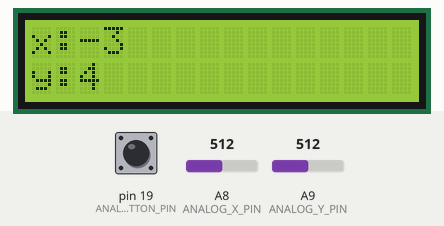
Recording of a sketch running on a simulated Arduino Mega 2560, built with avr-gcc and run on an emulated ATmega2560. Parts: 16×2 character LCD. The inputs (shaded band) are chosen by the test bench; at power-on: A9 (ANALOG_Y_PIN) = 512, A8 (ANALOG_X_PIN) = 512, pin 19 (ANALOG_BUTTON_PIN) HIGH. What the sketch prints to the serial monitor is not drawn.

Above: at 1.2 s.
1.3 s: A9 (ANALOG_Y_PIN) set to 306
At 2.7 s:
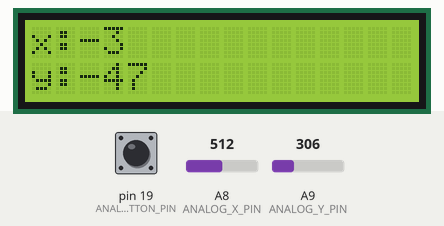
3.0 s: A8 (ANALOG_X_PIN) set to 716
At 3.4 s:
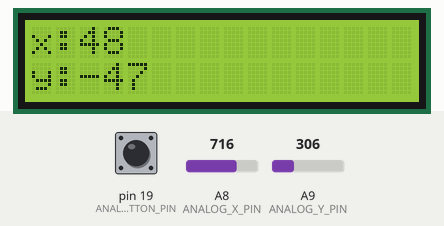
4.6 s: A9 (ANALOG_Y_PIN) set to 90
At 5.2 s:
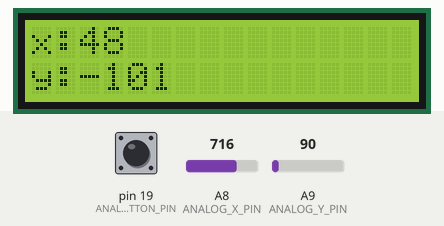
6.2 s: A9 (ANALOG_Y_PIN) set to 511
At 6.6 s:
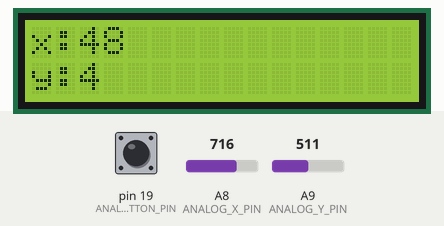
9.2 s: A8 (ANALOG_X_PIN) set to 900
At 10.7 s:
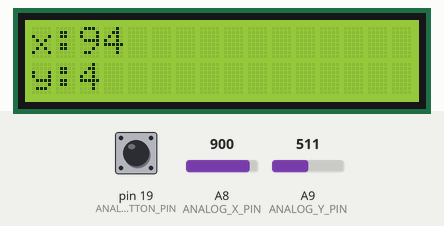
Timing chart, 0 to 12.2 s (numbered marks = the images above; inputs shaded):
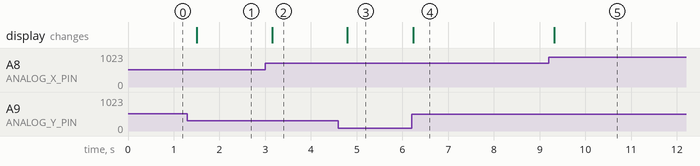

The sketch:

Week37.ino
```cpp
#include <LiquidCrystal.h>

#define ANALOG_X_PIN A8
#define ANALOG_Y_PIN A9
#define ANALOG_BUTTON_PIN 19

#define ANALOG_X_CORRECTION 130
#define ANALOG_Y_CORRECTION 123

struct Button {
  bool pressed = false;
};

struct Joystick {
  int x = 0;
  int y = 0;
  Button button;
};

int maxX[] = {-130,125};
int maxY[] = {-123,132};

const int rs = 37, en = 36, d4 = 35, d5 = 34, d6 = 33, d7 = 32;
LiquidCrystal lcd(rs, en, d4, d5, d6, d7);

void setup() {
  lcd.begin(16, 2);

  pinMode(ANALOG_BUTTON_PIN, INPUT_PULLUP);
  Serial.begin(9600);
}

void loop() {
  Joystick joystick;

  joystick.x = readAnalogAxisLevel(ANALOG_X_PIN) - ANALOG_X_CORRECTION;
  joystick.y = readAnalogAxisLevel(ANALOG_Y_PIN) - ANALOG_Y_CORRECTION;
  joystick.button.pressed = isAnalogButtonPressed(ANALOG_BUTTON_PIN);
  int* joyPercents = joystickPercentages(joystick.x, joystick.y);

  // Update LCD
  lcd.clear();
  lcd.setCursor(0, 0);
  lcd.print("x:");
  lcd.print(joystick.x);
  lcd.setCursor(16, 0);
  lcd.print(joyPercents[0]);
  lcd.print("%");

  lcd.setCursor(0, 1);
  lcd.print("y:");
  lcd.print(joystick.y);
  lcd.setCursor(16, 1);
  lcd.print(joyPercents[1]);
  lcd.print("%");

  // Debug output
  Serial.print("X: ");
  Serial.println(joystick.x);

  Serial.print("Y: ");
  Serial.println(joystick.y);

  if (joystick.button.pressed) {
    Serial.println("Button pressed");
  } else {
    Serial.println("Button not pressed");
  }

  delay(200);
}

int readAnalogAxisLevel(int pin) {
  return map(analogRead(pin), 0, 1023, 0, 255);
}

bool isAnalogButtonPressed(int pin) {
  return digitalRead(pin) == LOW;
}

int* joystickPercentages(int x, int y){

  static int joystickPercentageValues[2]; // must be static to return pointer

  if(x>0){
    joystickPercentageValues[0]=100*x/maxX[1];
  }else{
    joystickPercentageValues[0]=100*(-x)/(-maxX[0]); // use absolute
  }

  if(y>0){
    joystickPercentageValues[1]=100*y/maxY[1];
  }else{
    joystickPercentageValues[1]=100*(-y)/(-maxY[0]); // use absolute
  }

  // clamp to 100 just in case
  if(joystickPercentageValues[0]>100) joystickPercentageValues[0]=100;
  if(joystickPercentageValues[1]>100) joystickPercentageValues[1]=100;

  return joystickPercentageValues;
}
```

Measured:
- after the input at 1.3 s, the display: changes after 0.20 s (image 1)
- after the input at 3.0 s, the display: changes after 0.15 s (image 2)
- after the input at 4.6 s, the display: changes after 0.20 s (image 3)
- after the input at 6.2 s, the display: changes at once (image 4)
- after the input at 9.2 s, the display: changes after 0.12 s (image 5)
